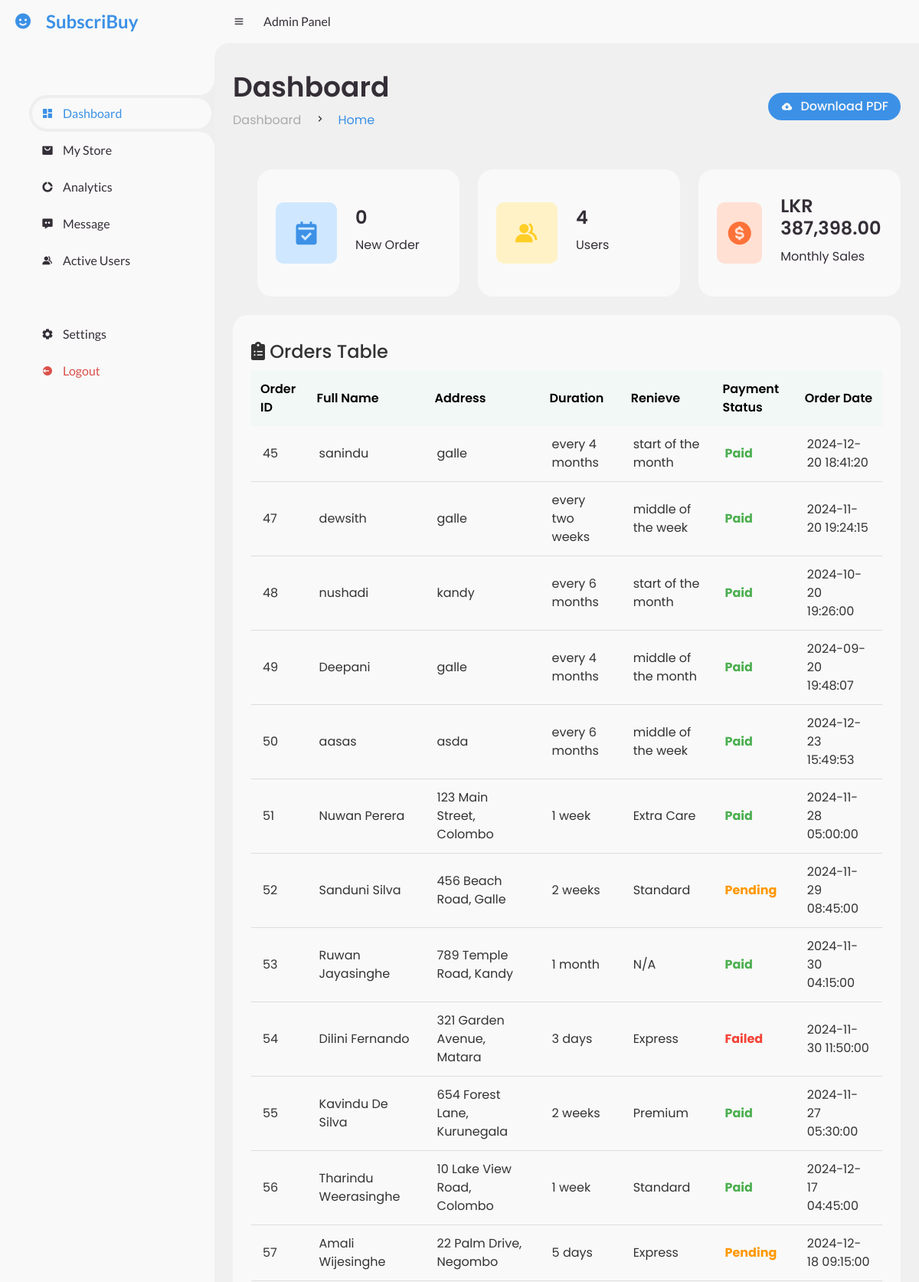
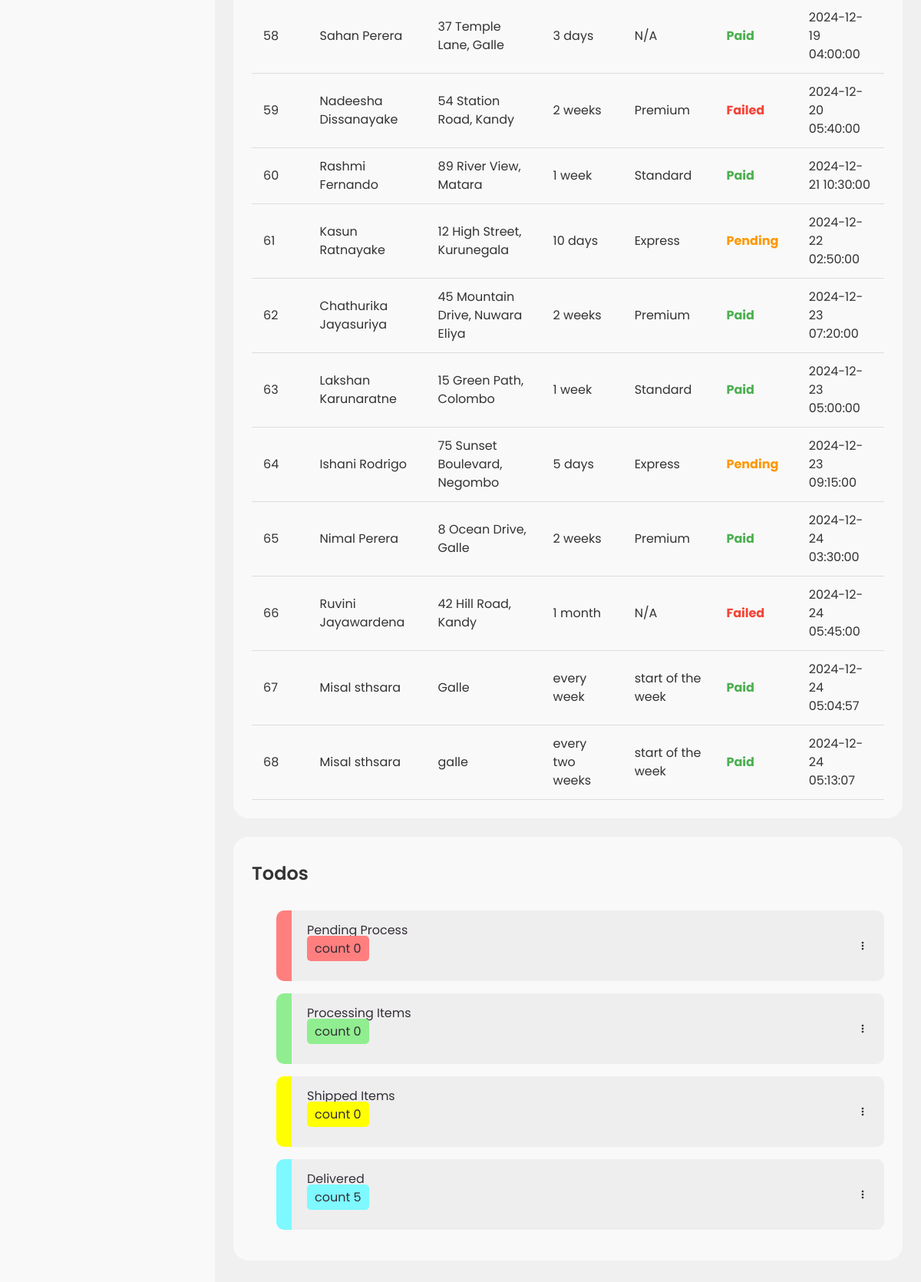
Page /admin/index.php on the earlier database version (2 pictures, top to bottom).
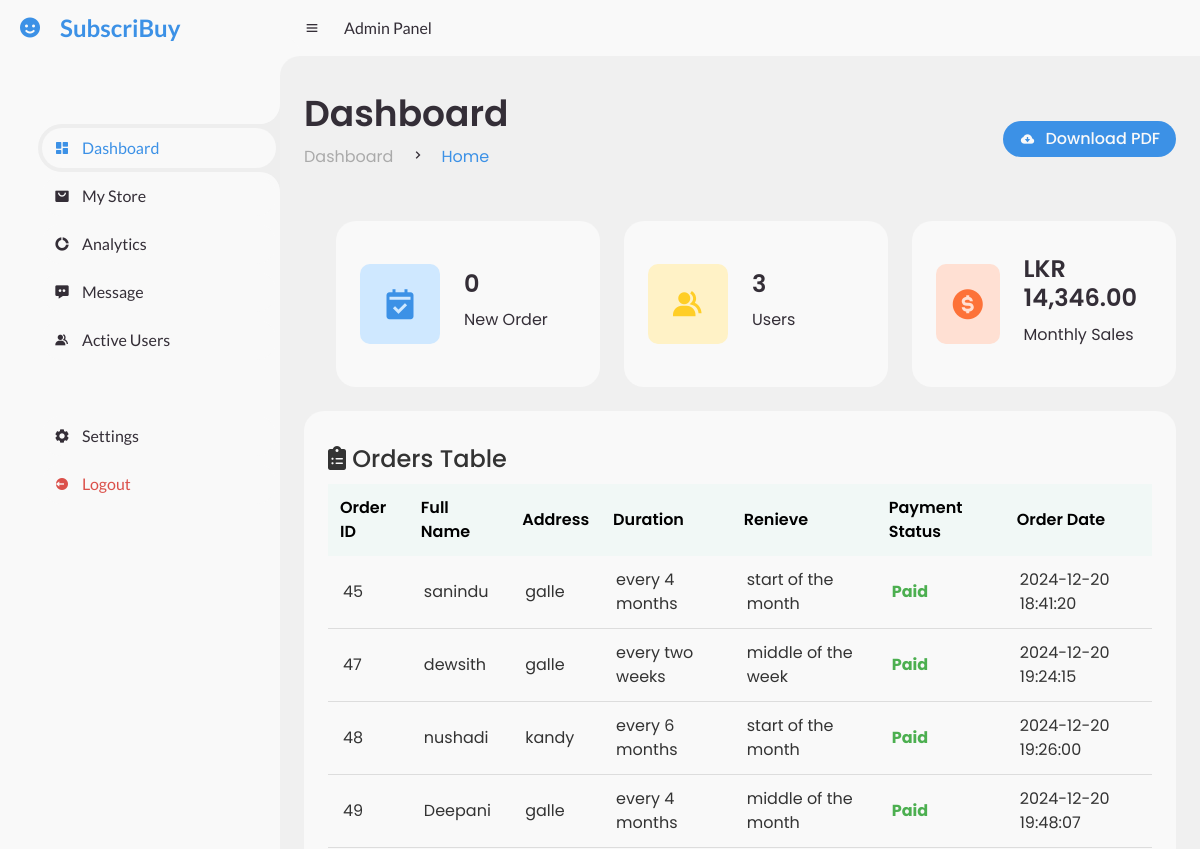
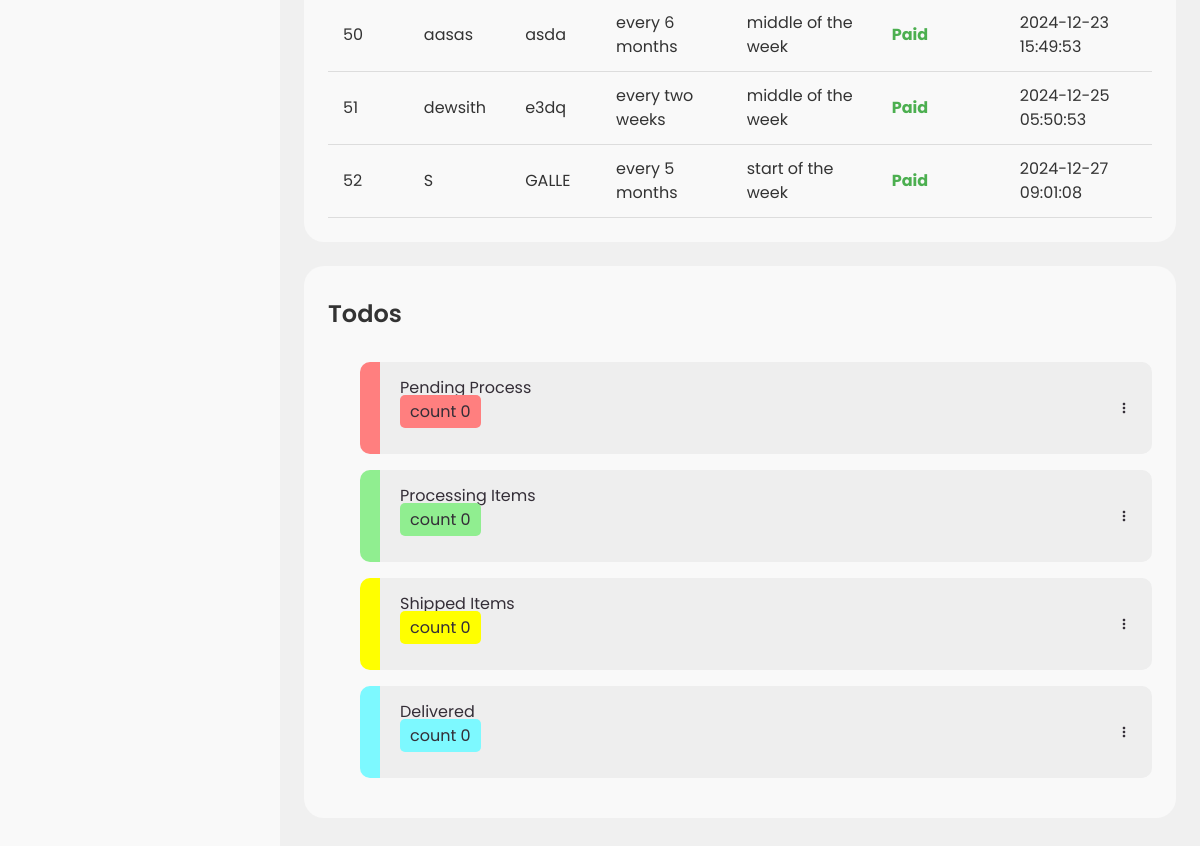
Same page on the later database version (2 pictures, top to bottom).
### tables this page shows
CREATE TABLE `orders` (
  `id` int(11) NOT NULL,
  `c_id` varchar(11) NOT NULL,
  `fullname` varchar(255) NOT NULL,
  `email` varchar(255) NOT NULL,
  `address` text NOT NULL,
  `duration` varchar(50) DEFAULT NULL,
  `renieve` varchar(255) DEFAULT NULL,
  `total_price` decimal(10,2) NOT NULL,
  `payment_status` enum('pending','paid','failed') DEFAULT 'pending',
  `transaction_id` varchar(255) DEFAULT NULL,
  `order_date` timestamp NOT NULL DEFAULT current_timestamp(),
  `order_status` varchar(20) DEFAULT 'toPay',
  `start_date` date NOT NULL,
  `end_date` date NOT NULL,
  `tracking_id` varchar(12) NOT NULL
);

### admin/index.php (the view, shortened to what the changed rows need)
<?php
include('admin-header.php');
?>
<?php
include '../dbase.php';
$query = "SELECT COUNT(*) AS pending_count FROM orders WHERE order_status = 'pending'";
$result = $conn->query($query);
if ($row = $result->fetch_assoc()) {
    $pending_count = $row['pending_count'];
}
$query = "SELECT COUNT(*) AS processing_count FROM orders WHERE order_status = 'recived'";
$result = $conn->query($query);
if ($row = $result->fetch_assoc()) {
    $processing_count = $row['processing_count'];
}
$query = "SELECT COUNT(*) AS shipped_count FROM orders WHERE order_status = 'processed'";
$result = $conn->query($query);
if ($row = $result->fetch_assoc()) {
    $shipped_count = $row['shipped_count'];
}
$query = "SELECT COUNT(*) AS delivered_count FROM orders WHERE order_status = 'shipped'";
$result = $conn->query($query);
$delivered_count = 0;
if ($row = $result->fetch_assoc()) {
    $delivered_count = $row['delivered_count'];
}
$query = "SELECT COUNT(c_id) AS customer_count FROM customers";
$result = $conn->query($query);
$customer_count = 0;
if ($result && $row = $result->fetch_assoc()) {
    $customer_count = $row['customer_count'];
}
$current_month = date('m');
$current_year = date('Y');
$query = "
    SELECT SUM(total_price) AS total_sales
    FROM orders
    WHERE payment_status = 'paid'
    AND MONTH(order_date) = $current_month
    AND YEAR(order_date) = $current_year
";
$result = $conn->query($query);
$total_sales = 0;
if ($result && $row = $result->fetch_assoc()) {
    $total_sales = $row['total_sales'] ? $row['total_sales'] : 0;
}
$query = "SELECT id, fullname, address, duration, renieve, payment_status, order_date FROM orders";
$result = $conn->query($query);
?>
    <link rel="stylesheet" href="https://cdn.datatables.net/1.13.6/css/jquery.dataTables.min.css">
    <link rel="stylesheet" href="https://cdnjs.cloudflare.com/ajax/libs/font-awesome/6.0.0/css/all.min.css">
    <main>
        <div class="head-title">
            <div class="left">
                <h1>Dashboard</h1>
            </div>
        </div>
        <ul class="box-info">
        <li>
            <span class="text">
                <h3><?php echo $customer_count; ?></h3>
                <p>Users</p>
            </span>
        </li>
        <li>
            <span class="text">
                <h3>LKR <?php echo number_format($total_sales, 2); ?></h3>
                <p>Monthly Sales</p>
            </span>
        </li>
        </ul>
        <div class="table-data">
<div class="table-container">
    <table id="ordersTable" class="display">
        <thead>
            <tr>
                <th>Order ID</th>
                <th>Full Name</th>
                <th>Address</th>
                <th>Duration</th>
                <th>Renieve</th>
                <th>Payment Status</th>
                <th>Order Date</th>
            </tr>
        </thead>
        <tbody>
            <?php while ($row = $result->fetch_assoc()): ?>
                <tr>
                    <td><?php echo htmlspecialchars($row['id']); ?></td>
                    <td><?php echo htmlspecialchars($row['fullname']); ?></td>
                    <td><?php echo htmlspecialchars($row['address']); ?></td>
                    <td><?php echo htmlspecialchars($row['duration'] ?? 'N/A'); ?></td>
                    <td><?php echo htmlspecialchars($row['renieve'] ?? 'N/A'); ?></td>
                    <td class="status <?php echo strtolower($row['payment_status']); ?>">
                        <?php echo htmlspecialchars($row['payment_status']); ?>
                    </td>
                    <td><?php echo htmlspecialchars($row['order_date']); ?></td>
                </tr>
            <?php endwhile; ?>
        </tbody>
    </table>
</div>
            <div class="todo">
                <ul class="todo-list" id="todoList">
                    <li class="todocompleted mouse" onclick="window.location.href='delivered.php';">
                        <p>Delivered &nbsp;
                    &emsp;&emsp;&emsp;&emsp;&emsp;&emsp;&emsp;&emsp;&emsp;
                    &emsp;&emsp;&emsp;&emsp;&emsp;&emsp;&emsp;&emsp;&emsp;
                    &emsp;&emsp;&emsp;&emsp;&emsp;&emsp;&emsp;&emsp;&emsp;
                    &emsp;&emsp;&emsp;&emsp;&emsp;&emsp;&emsp;&emsp;&emsp;
                    <span style="background-color: #7DF9FF; padding: 5px 10px 5px 10px; border-radius: 5px"> count  <?php echo $delivered_count; ?></span></p></p>
                    </li>
                </ul>
            </div>
        </div>
    </main>
</section>
</body>
</html>

Differences in the rows shown:
removed orders: id "53", fullname "Ruwan Jayasinghe", address "789 Temple Road, Kandy", duration "1 month", renieve "N/A", payment_status "Paid", order_date "2024-11-30 04:15:00"
removed orders: id "54", fullname "Dilini Fernando", address "321 Garden Avenue, Matara", duration "3 days", renieve "Express", payment_status "Failed", order_date "2024-11-30 11:50:00"
removed orders: id "55", fullname "Kavindu De Silva", address "654 Forest Lane, Kurunegala", duration "2 weeks", renieve "Premium", payment_status "Paid", order_date "2024-11-27 05:30:00"
removed orders: id "56", fullname "Tharindu Weerasinghe", address "10 Lake View Road, Colombo", duration "1 week", renieve "Standard", payment_status "Paid", order_date "2024-12-17 04:45:00"
removed orders: id "57", fullname "Amali Wijesinghe", address "22 Palm Drive, Negombo", duration "5 days", renieve "Express", payment_status "Pending", order_date "2024-12-18 09:15:00"
removed orders: id "58", fullname "Sahan Perera", address "37 Temple Lane, Galle", duration "3 days", renieve "N/A", payment_status "Paid", order_date "2024-12-19 04:00:00"
removed orders: id "59", fullname "Nadeesha Dissanayake", address "54 Station Road, Kandy", duration "2 weeks", renieve "Premium", payment_status "Failed", order_date "2024-12-20 05:40:00"
removed orders: id "60", fullname "Rashmi Fernando", address "89 River View, Matara", duration "1 week", renieve "Standard", payment_status "Paid", order_date "2024-12-21 10:30:00"
removed orders: id "61", fullname "Kasun Ratnayake", address "12 High Street, Kurunegala", duration "10 days", renieve "Express", payment_status "Pending", order_date "2024-12-22 02:50:00"
removed orders: id "62", fullname "Chathurika Jayasuriya", address "45 Mountain Drive, Nuwara Eliya", duration "2 weeks", renieve "Premium", payment_status "Paid", order_date "2024-12-23 07:20:00"
removed orders: id "63", fullname "Lakshan Karunaratne", address "15 Green Path, Colombo", duration "1 week", renieve "Standard", payment_status "Paid", order_date "2024-12-23 05:00:00"
removed orders: id "64", fullname "Ishani Rodrigo", address "75 Sunset Boulevard, Negombo", duration "5 days", renieve "Express", payment_status "Pending", order_date "2024-12-23 09:15:00"
removed orders: id "65", fullname "Nimal Perera", address "8 Ocean Drive, Galle", duration "2 weeks", renieve "Premium", payment_status "Paid", order_date "2024-12-24 03:30:00"
removed orders: id "66", fullname "Ruvini Jayawardena", address "42 Hill Road, Kandy", duration "1 month", renieve "N/A", payment_status "Failed", order_date "2024-12-24 05:45:00"
removed orders: id "67", fullname "Misal sthsara", address "Galle", duration "every week", renieve "start of the week", payment_status "Paid", order_date "2024-12-24 05:04:57"
removed orders: id "68", fullname "Misal sthsara", address "galle", duration "every two weeks", renieve "start of the week", payment_status "Paid", order_date "2024-12-24 05:13:07"
changed orders id 47: order_date "2024-11-20 19:24:15" → "2024-12-20 19:24:15"
changed orders "nushadi": order_date "2024-10-20 19:26:00" → "2024-12-20 19:26:00"
changed orders "Deepani": order_date "2024-09-20 19:48:07" → "2024-12-20 19:48:07"
changed orders id 51: fullname "Nuwan Perera" → "dewsith"; address "123 Main Street, Colombo" → "e3dq"; duration "1 week" → "every two weeks"; renieve "Extra Care" → "middle of the week"; order_date "2024-11-28 05:00:00" → "2024-12-25 05:50:53"
changed orders id 52: fullname "Sanduni Silva" → "S"; address "456 Beach Road, Galle" → "GALLE"; duration "2 weeks" → "every 5 months"; renieve "Standard" → "start of the week"; payment_status "Pending" → "Paid"; order_date "2024-11-29 08:45:00" → "2024-12-27 09:01:08"
Other differences:
$customer_count: "4" → "3"
$total_sales: "387,398.00" → "14,346.00"
$delivered_count: "5" → "0"
